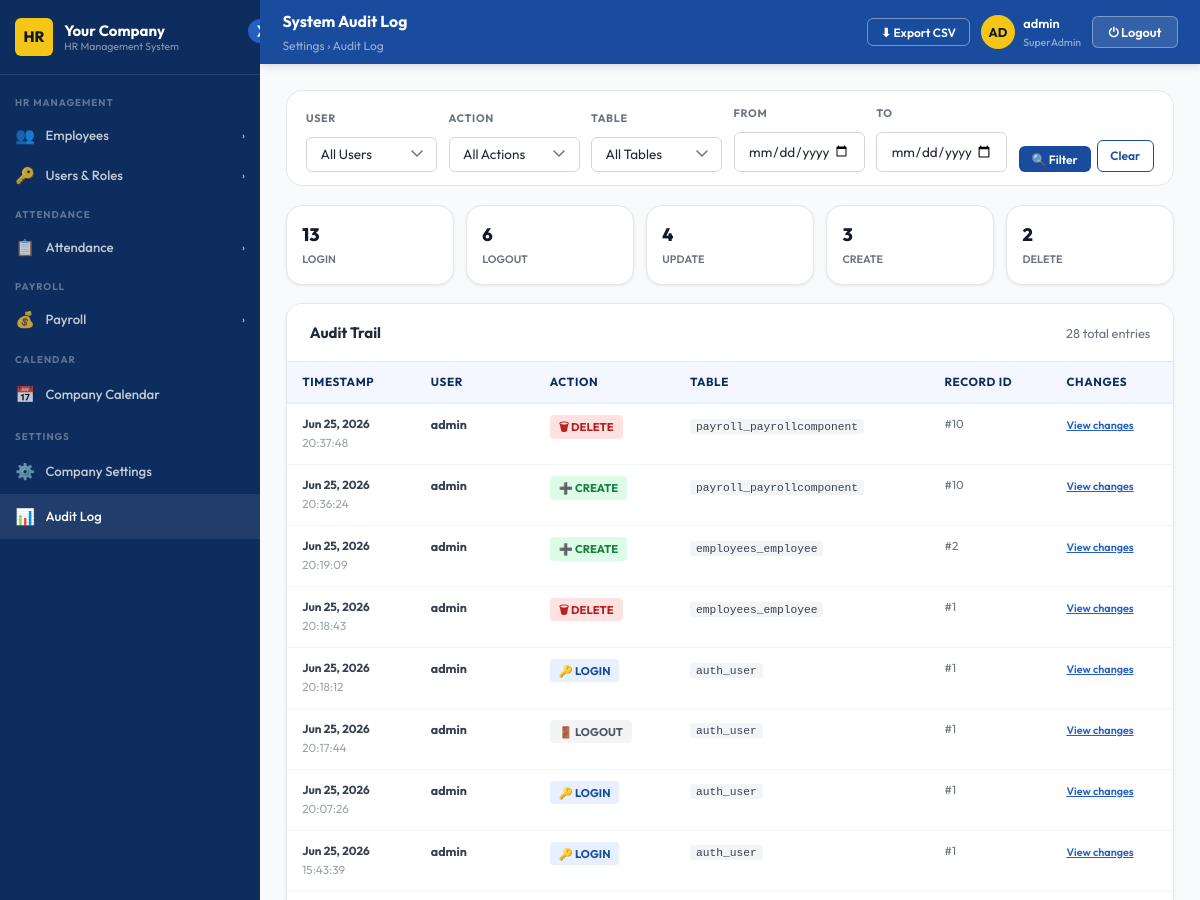
/audit-log/ (signed in, upper part), run on an earlier commit of the app's database.
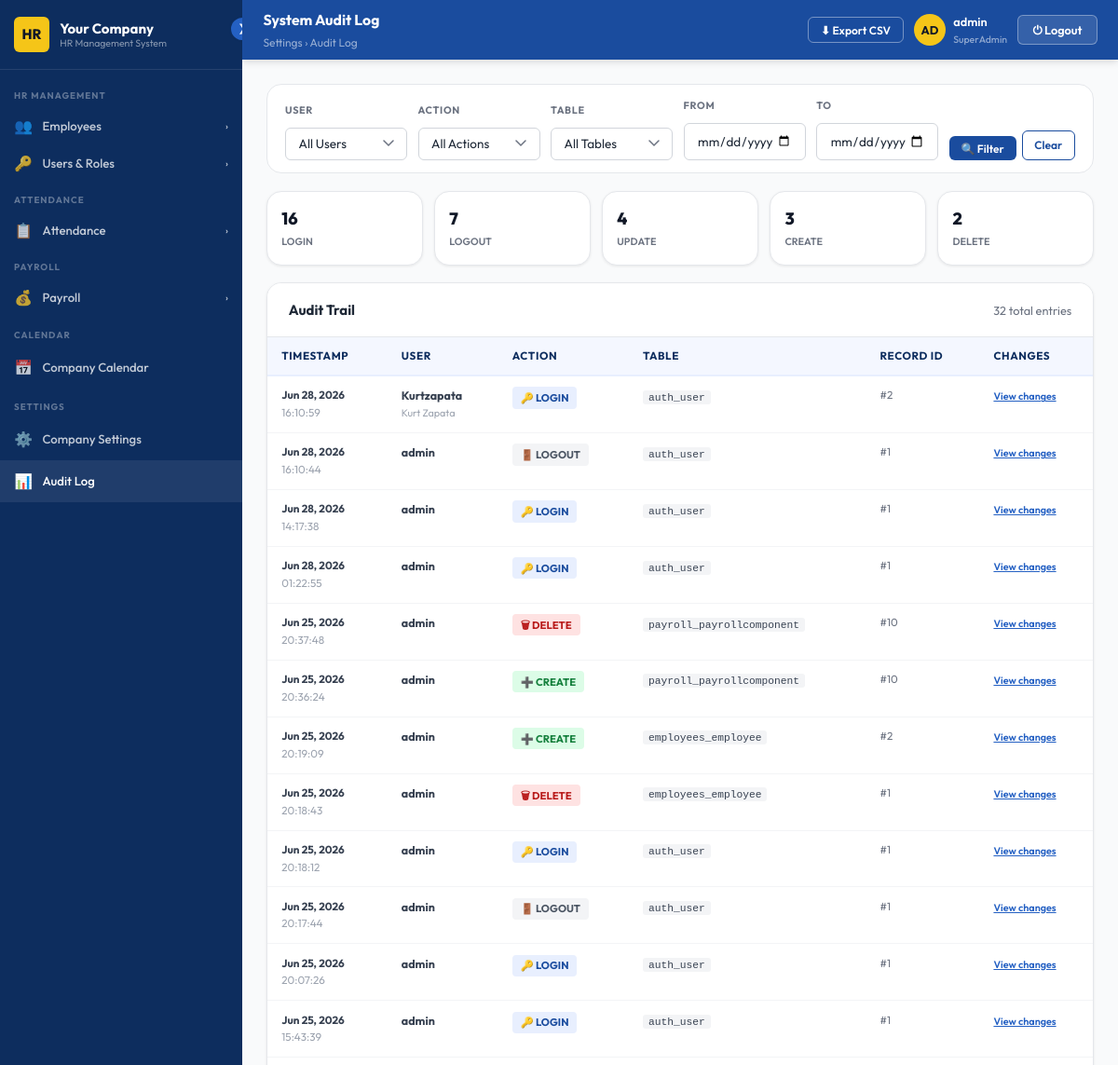
And on a later commit of the database.
### accounts/models.py (models this page shows, shortened)
class AuditLog(models.Model):
    user       = models.ForeignKey(User, on_delete=models.SET_NULL, null=True)
    action     = models.CharField(max_length=100)
    table_name = models.CharField(max_length=100)
    record_id  = models.PositiveIntegerField(null=True, blank=True)
    old_value  = models.JSONField(null=True, blank=True)
    new_value  = models.JSONField(null=True, blank=True)
    timestamp  = models.DateTimeField(auto_now_add=True)
    class Meta:
        ordering = ['-timestamp']

### accounts/views.py (the view, shortened to what this page needs)
# urls.py: path('audit-log/',       views.audit_log_view,         name='audit_log'),
@admin_required(roles={'SuperAdmin'})
def audit_log_view(request):
    import csv as _csv
    from django.db.models import Count
    from django.contrib.auth.models import User as AuthUser
    logs = AuditLog.objects.select_related('user').order_by('-timestamp')
    user_filter   = request.GET.get('user_id')
    table_filter  = request.GET.get('table')
    action_filter = request.GET.get('action')
    from_date     = request.GET.get('from')
    to_date       = request.GET.get('to')
    if user_filter:   logs = logs.filter(user_id=user_filter)
    if table_filter:  logs = logs.filter(table_name=table_filter)
    if action_filter: logs = logs.filter(action=action_filter)
    if from_date:     logs = logs.filter(timestamp__date__gte=from_date)
    if to_date:       logs = logs.filter(timestamp__date__lte=to_date)
    action_summary = AuditLog.objects.values('action')\
                             .annotate(count=Count('id'))\
                             .order_by('-count')[:5]
    from django.core.paginator import Paginator
    paginator = Paginator(logs, 50)
    page      = paginator.get_page(request.GET.get('page', 1))
    return render(request, 'hrms/audit_log.html', {
        'logs':           page,
        'users':          AuthUser.objects.filter(auditlog__isnull=False).distinct(),
        'tables':         AuditLog.objects.values_list('table_name', flat=True).distinct(),
        'action_types':   AuditLog.objects.values_list('action', flat=True).distinct(),
        'action_summary': action_summary,
    })

### accounts/access.py (called while the page is built, shortened)
def role_display_name(role):
    name = role.name if hasattr(role, 'name') else role
    return ROLE_DISPLAY_NAMES.get(name, name or 'No Role')

def get_user_role(user):
    if not user or not user.is_authenticated:
        return None
    if user.is_superuser:
        return _MockRole(SUPERADMIN)

def admin_required(view_func=None, *, roles=None, redirect_url=None):
    allowed = set(roles) if roles else ADMIN_ROLES
    redir   = redirect_url or '/attendance/'
    def decorator(fn):
        @wraps(fn)
        @login_required(login_url='/login/')
        def wrapper(request, *args, **kwargs):
            role = get_user_role(request.user)
            if role and role.name in allowed:
                return fn(request, *args, **kwargs)
            return render(request, 'hrms/403.html', status=403)
        return wrapper
    if view_func is not None:
        return decorator(view_func)
    return decorator

### templates/hrms/audit_log.html (shortened to what the changed rows need)
{% extends "hrms/admin_base.html" %}
{% load static %}
{% block content %}
<div style="display:grid;grid-template-columns:repeat(5,1fr);gap:.85rem;margin-bottom:1.25rem;">
  {% for item in action_summary %}
  <div class="stat-card" style="padding:1rem;">
    <div>
      <div style="font-size:1.2rem;font-weight:800;color:var(--gray-900);">{{ item.count }}</div>
      <div style="font-size:.72rem;color:var(--gray-500);font-weight:600;margin-top:.1rem;">{{ item.action }}</div>
    </div>
  </div>
  {% endfor %}
</div>
<div class="card">
  <div class="card-header">
    <h3>Audit Trail</h3>
    <span class="text-sm text-gray">{{ logs.paginator.count }} total entr{{ logs.paginator.count|pluralize:"y,ies" }}</span>
  </div>
  <div class="table-wrap">
    <table class="data-table audit-table">
      <thead>
        <tr>
          <th>Timestamp</th>
          <th>User</th>
          <th>Action</th>
          <th>Table</th>
          <th>Record ID</th>
          <th>Changes</th>
        </tr>
      </thead>
      <tbody>
        {% for log in logs %}
        <tr>
          <td class="ts">
            <strong>{{ log.timestamp|date:"M d, Y" }}</strong>
            <span>{{ log.timestamp|time:"H:i:s" }}</span>
          </td>
          <td>
            <strong>{{ log.user.username|default:"System" }}</strong>
            <div style="font-size:.72rem;color:var(--gray-400);">
              {{ log.user.get_full_name|default:"" }}
            </div>
          </td>
          <td>
            <span class="action-pill
              {% if log.action in 'CREATE,UPDATE,DELETE,LOGIN,LOGOUT,PAYROLL_RUN,CONFIRM,UNCONFIRM' %}
                {{ log.action }}
              {% else %}DEFAULT{% endif %}">
              {% if log.action == 'CREATE' %}➕
              {% elif log.action == 'UPDATE' %}✏
              {% elif log.action == 'DELETE' %}🗑
              {% elif log.action == 'LOGIN' %}🔑
              {% elif log.action == 'LOGOUT' %}🚪
              {% elif log.action == 'PAYROLL_RUN' %}💰
              {% elif log.action == 'CONFIRM' %}✅
              {% elif log.action == 'UNCONFIRM' %}↩
              {% else %}•{% endif %}
              {{ log.action }}
            </span>
          </td>
          <td>
            <code style="font-size:.75rem;background:var(--gray-100);padding:.1rem .4rem;border-radius:3px;">
              {{ log.table_name }}
            </code>
          </td>
          <td style="font-size:.78rem;color:var(--gray-500);">
            #{{ log.record_id|default:"—" }}
          </td>
          <td>
            {% if log.old_value or log.new_value %}
            <button class="diff-btn" onclick="toggleDiff({{ log.id }})">View changes</button>
            {% else %}
            <span style="color:var(--gray-300);font-size:.75rem;">No data</span>
            {% endif %}
          </td>
        </tr>
        {% empty %}
        <tr>
          <td colspan="6" style="text-align:center;padding:3rem;color:var(--gray-400);">
            No audit log entries match your filters.
          </td>
        </tr>
        {% endfor %}
      </tbody>
    </table>
  </div>
</div>
{% endblock %}

What changed in the data, as far as the page shows it:
added AuditLog: timestamp "Jun 28, 2026", timestamp "16:10:59", user.username "Kurtzapata", user.get_full_name "Kurt Zapata", action "LOGIN", table_name "auth_user", record_id "2"
added AuditLog: timestamp "Jun 28, 2026", timestamp "16:10:44", user.username "admin", action "LOGOUT", table_name "auth_user", record_id "1"
added AuditLog: timestamp "Jun 28, 2026", timestamp "14:17:38", user.username "admin", action "LOGIN", table_name "auth_user", record_id "1"
added AuditLog: timestamp "Jun 28, 2026", timestamp "01:22:55", user.username "admin", action "LOGIN", table_name "auth_user", record_id "1"
Also different on the page:
{{ logs.paginator.count }}: "28" → "32"
new list line: "16 LOGIN"
new list line: "7 LOGOUT"
list line gone: "13 LOGIN"
list line gone: "6 LOGOUT"
